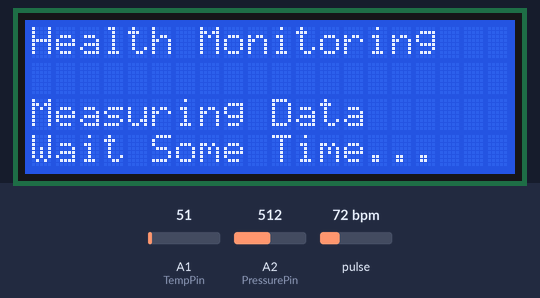
Recording of a sketch running on a simulated Arduino Uno, built with avr-gcc and run on an emulated ATmega328P. On the bench: 20×4 character LCD. The test bench sets the inputs (shaded band); at power-on: pulse 72 bpm, A1 (TempPin) = 51, A2 (PressurePin) = 512. The modem accepts every AT command (registered, SIM ready, sends succeed) and sends nothing else; what the sketch prints to the serial monitor is not drawn.

Above: at 1.2 s.
1.3 s: pulse set to 42 bpm
At 5.7 s:
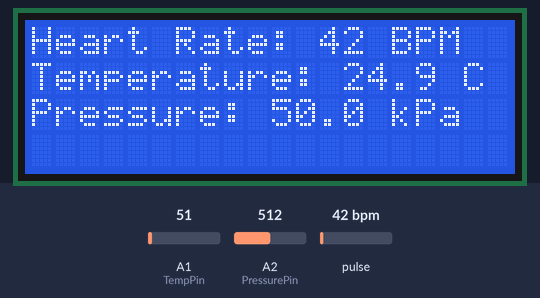
16.5 s: A1 (TempPin) set to 61
At 20.8 s:
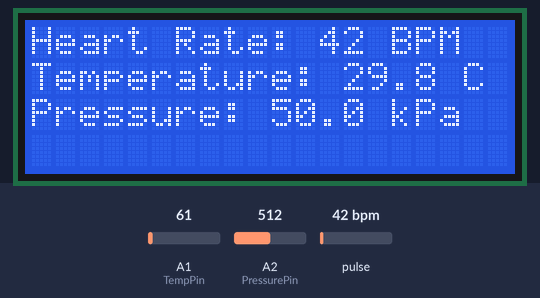
31.7 s: A2 (PressurePin) set to 560
At 37.0 s:
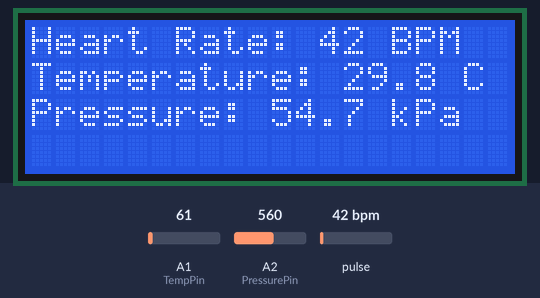
46.9 s: pulse set to 58 bpm
At 52.1 s:
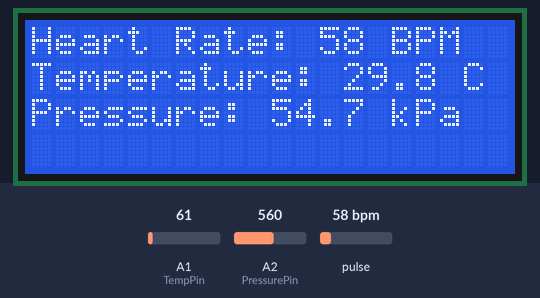
62.1 s: pulse set to 62 bpm
At 67.1 s:
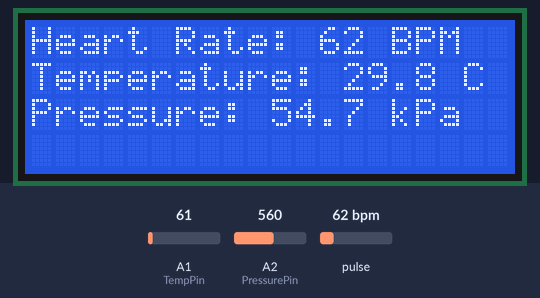
Timing chart, 0 to 68.6 s (numbered marks = the images above; inputs shaded):
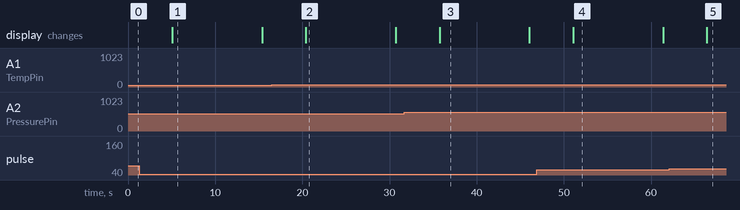

The sketch:

Arduino_Code.ino
```cpp
#include <LiquidCrystal.h>
#include <PulseSensorPlayground.h>
#include <SoftwareSerial.h>

// Pin Definitions
const int PulseWire = A0;
const int PressurePin = A2;
const int TempPin = A1;

// Constants
const int Threshold = 550;
const int HeartbeatLowerLimit = 60;
const int HeartbeatUpperLimit = 70;
const float TempLowerLimit = 34.0;
const float TempUpperLimit = 38.0;
const float PressureLowerLimit = 90.0;
const float PressureUpperLimit = 120.0;

// Global objects
PulseSensorPlayground pulseSensor;
LiquidCrystal lcd(13, 12, 11, 10, 9, 8);
SoftwareSerial gsm(2, 3);

void setup() {
  Serial.begin(9600);
  lcd.begin(20, 4);
  pulseSensor.analogInput(PulseWire);
  pulseSensor.setThreshold(Threshold);
  if (pulseSensor.begin()) {

  }
}

void loop() {
  lcd.clear();
  lcd.setCursor(0, 0);
  lcd.print("Health Monitoring");
  lcd.setCursor(0, 2);
  lcd.print("Measuring Data");
  lcd.setCursor(0, 3);
  lcd.print("Wait Some Time...");

  delay(5000);

  int heartRate = pulseSensor.getBeatsPerMinute();
  float temperature_C = readTemperature();
  float pressure_kPa = readPressure();

  lcd.clear();
  lcd.setCursor(0, 0);
  lcd.print("Heart Rate: ");
  lcd.print(heartRate);
  lcd.print(" BPM");

  lcd.setCursor(0, 1);
  lcd.print("Temperature: ");
  lcd.print(temperature_C, 1);
  lcd.print(" C");

  lcd.setCursor(0, 2);
  lcd.print("Pressure: ");
  lcd.print(pressure_kPa, 1);
  lcd.print(" kPa");

  if (heartRate < HeartbeatLowerLimit || heartRate > HeartbeatUpperLimit) {
    Serial.println("Abnormal heartbeat detected!");
    lcd.setCursor(0, 3);
    sendSMS("Abnormal heartbeat detected!");
  }
  if (temperature_C < TempLowerLimit || temperature_C > TempUpperLimit) {
    Serial.println("Abnormal temperature detected!");
    lcd.setCursor(0, 3);
    sendSMS("Abnormal temperature detected!");
  }
  if (pressure_kPa < PressureLowerLimit || pressure_kPa > PressureUpperLimit) {
    Serial.println("Abnormal blood pressure detected!");
    lcd.setCursor(0, 3);
    sendSMS("Abnormal blood pressure detected!");
  }

  delay(1000);
}

float readPressure() {
  int pressureValue = analogRead(PressurePin);
  float pressure_kPa = ((float)pressureValue / 1023.0) * 100;
  return pressure_kPa;
}

float readTemperature() {
  int temperatureValue = analogRead(TempPin);
  float voltage = (temperatureValue / 1023.0) * 5.0;
  float temperature_C = voltage * 100.0;
  return temperature_C;
}

void sendSMS(String message) {
  Serial.println("Sending SMS...");
  gsm.println("AT+CMGF=1");
  delay(1000);
  gsm.print("AT+CMGS=\"");
  gsm.print("+251949055321");
  gsm.println("\"");
  delay(1000);
  gsm.println(message);
  delay(100);
  gsm.write(0x1A);
  delay(1000);
  Serial.println("SMS sent.");
}
```

Measured:
- after the input at 1.3 s, the display: changes after 3.8 s (image 1)
- after the input at 16.5 s, the display: changes after 3.9 s (image 2)
- after the input at 31.7 s, the display: changes after 4.0 s (image 3)
- after the input at 46.9 s, the display: changes after 4.2 s (image 4)
- after the input at 62.1 s, the display: changes after 4.3 s (image 5)
- what the display in image 1 shows lasts 10.3 s, from 5.1 s to 15.4 s
